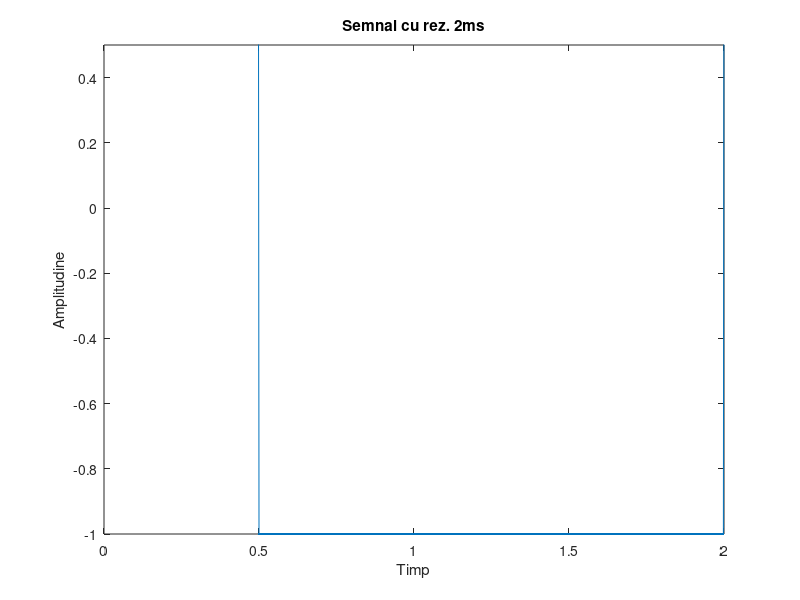
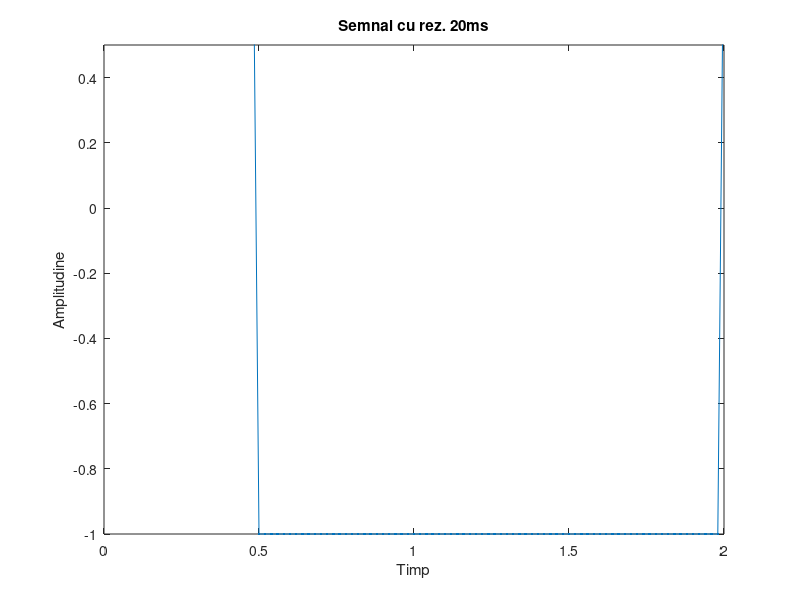
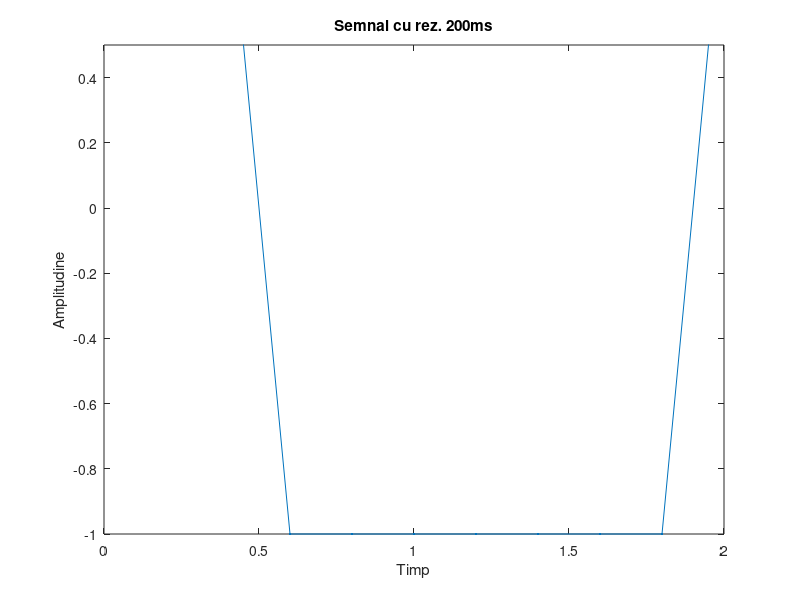

The MATLAB script that drew these images, in order:
figure(1)
timp=(0:0.002:2); %2 este perioada, iar 0.002 este rezolutia semnalului
semnal= square(1*pi*timp,25); %este generat semnalul de tip square
plot(timp,semnal,'.-')
axis([0 2 -1 0.5]) %cu ajutorul acestei functii am pus nivelele de maxim si de minim atat pe axa X cat si pe axa Y
title('Semnal cu rez. 2ms')
xlabel('Timp')
ylabel('Amplitudine')
figure(2)
timp=(0:0.02:2); %2 este perioada, iar 0.02 este rezolutia semnalului
semnal= square(1*pi*timp,25); %in cadrul square 25 reprezinta factorul de umplere,iar 1 este numarul de perioade afisat
plot(timp,semnal,'.-')
axis([0 2 -1 0.5])
title('Semnal cu rez. 20ms')
xlabel('Timp')
ylabel('Amplitudine')
figure(3)
timp=(0:0.2:2); %2 este perioada, iar 0.2 este rezolutia semnalului
semnal= square(1*pi*timp,25);
plot(timp,semnal,'.-')
axis([0 2 -1 0.5])
title('Semnal cu rez. 200ms')
xlabel('Timp')
ylabel('Amplitudine')